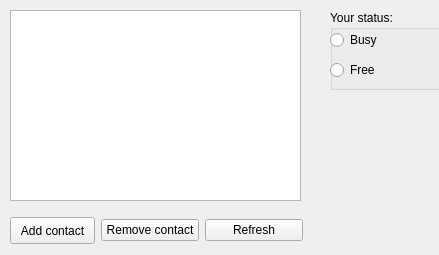
<?xml version="1.0" encoding="UTF-8"?>
<ui version="4.0">
 <class>MainWindow</class>
 <widget class="QMainWindow" name="MainWindow">
  <property name="geometry">
   <rect>
    <x>0</x>
    <y>0</y>
    <width>439</width>
    <height>255</height>
   </rect>
  </property>
  <property name="windowTitle">
   <string>WhatchaDoin</string>
  </property>
  <widget class="QWidget" name="centralwidget">
   <widget class="QWidget" name="gridLayoutWidget">
    <property name="geometry">
     <rect>
      <x>10</x>
      <y>210</y>
      <width>293</width>
      <height>41</height>
     </rect>
    </property>
    <layout class="QGridLayout" name="gridLayout">
     <item row="0" column="0">
      <widget class="QPushButton" name="addContactButton">
       <property name="sizePolicy">
        <sizepolicy hsizetype="Fixed" vsizetype="Fixed">
         <horstretch>0</horstretch>
         <verstretch>0</verstretch>
        </sizepolicy>
       </property>
       <property name="minimumSize">
        <size>
         <width>85</width>
         <height>27</height>
        </size>
       </property>
       <property name="maximumSize">
        <size>
         <width>85</width>
         <height>27</height>
        </size>
       </property>
       <property name="text">
        <string>Add contact</string>
       </property>
      </widget>
     </item>
     <item row="0" column="1">
      <widget class="QPushButton" name="removeContactButton">
       <property name="minimumSize">
        <size>
         <width>94</width>
         <height>0</height>
        </size>
       </property>
       <property name="text">
        <string>Remove contact</string>
       </property>
      </widget>
     </item>
     <item row="0" column="2">
      <widget class="QPushButton" name="refreshButton">
       <property name="text">
        <string>Refresh</string>
       </property>
      </widget>
     </item>
    </layout>
   </widget>
   <widget class="QGroupBox" name="statusBox">
    <property name="geometry">
     <rect>
      <x>330</x>
      <y>10</y>
      <width>120</width>
      <height>80</height>
     </rect>
    </property>
    <property name="title">
     <string>Your status:</string>
    </property>
    <widget class="QRadioButton" name="busyRadioButton">
     <property name="geometry">
      <rect>
       <x>0</x>
       <y>20</y>
       <width>90</width>
       <height>20</height>
      </rect>
     </property>
     <property name="text">
      <string>Busy</string>
     </property>
    </widget>
    <widget class="QRadioButton" name="freeRadioButton">
     <property name="geometry">
      <rect>
       <x>0</x>
       <y>50</y>
       <width>90</width>
       <height>20</height>
      </rect>
     </property>
     <property name="text">
      <string>Free</string>
     </property>
    </widget>
   </widget>
   <widget class="QListView" name="contactList">
    <property name="geometry">
     <rect>
      <x>10</x>
      <y>10</y>
      <width>291</width>
      <height>191</height>
     </rect>
    </property>
   </widget>
  </widget>
 </widget>
 <resources/>
 <connections/>
</ui>
